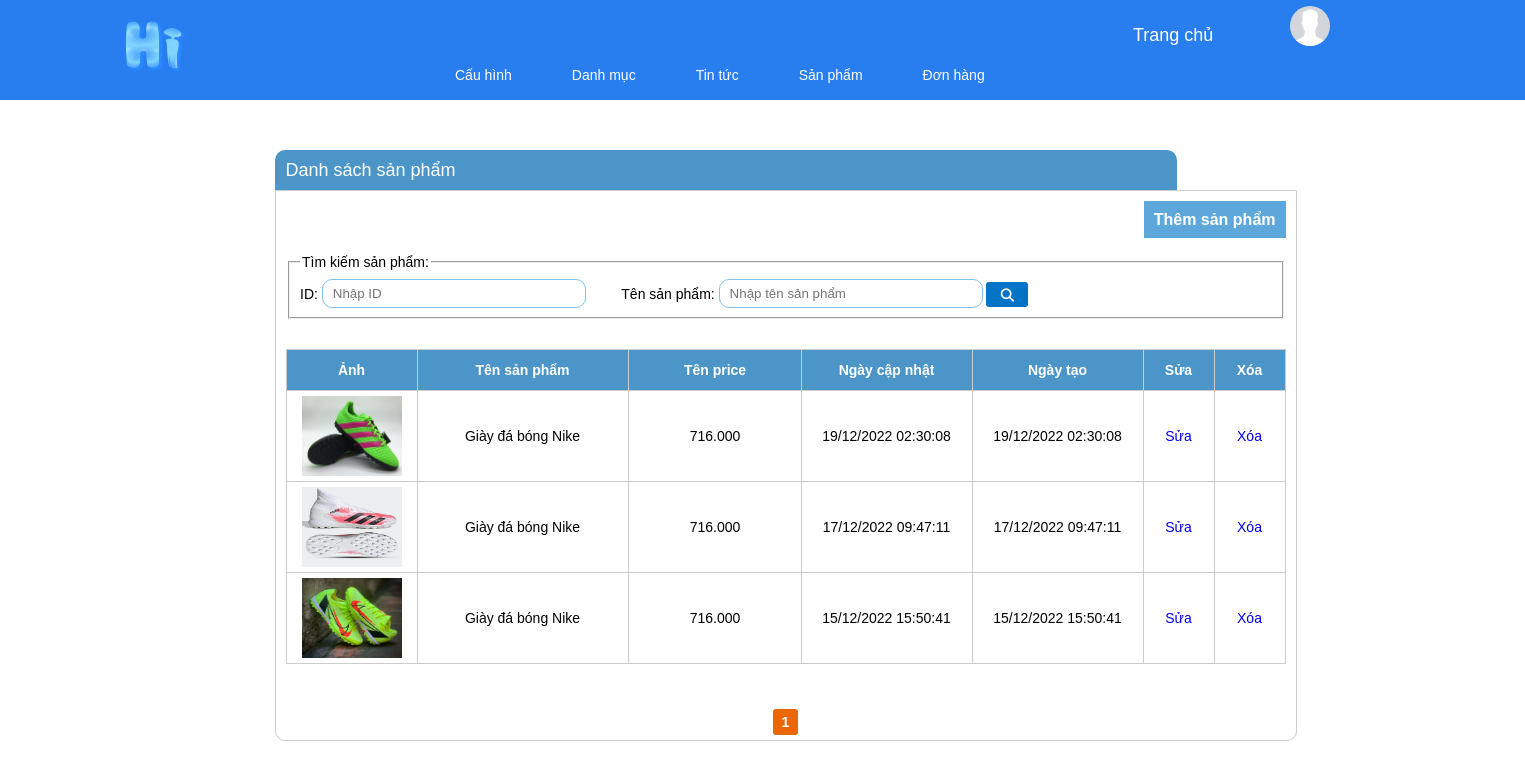
The app's page /admin/product_listing.php (signed in) with its own data.
### tables this page shows
CREATE TABLE `product` (
  `id` int(11) NOT NULL,
  `name` varchar(255) NOT NULL,
  `image` varchar(255) DEFAULT NULL,
  `price` float NOT NULL,
  `content` text NOT NULL,
  `created_time` int(11) NOT NULL,
  `last_updated` int(11) NOT NULL
);

### admin/product_listing.php (the view, shortened to what this page needs)
<?php
   include 'header.php';
   $config_name = "product";
   $config_price = "price";
   $config_title = "sản phẩm";
   if (!empty($_SESSION['current_user'])) {
       $item_per_page = (!empty($_GET['per_page'])) ? $_GET['per_page'] : 10;
       $current_page = (!empty($_GET['page'])) ? $_GET['page'] : 1;
       $offset = ($current_page - 1) * $item_per_page;
       if (!empty($where)) {
           $products = mysqli_query($con, "SELECT * FROM `product` where (" . $where . ") ORDER BY `id` DESC LIMIT " . $item_per_page . " OFFSET " . $offset);
       } else {
           $products = mysqli_query($con, "SELECT * FROM `product` ORDER BY `id` DESC LIMIT " . $item_per_page . " OFFSET " . $offset);
       }
   ?>
    <div class="main-content">
        <h1>Danh sách <?= $config_title ?></h1>
        <div class="listing-items">
            <div class="buttons">
                <a href="./<?= $config_name ?>_editing.php">Thêm <?= $config_title ?></a>
            </div>
            <div class="listing-search">
                <form id="<?= $config_name ?>-search-form" action="<?= $config_name ?>_listing.php?action=search" method="POST">
                    <fieldset>
                        <legend>Tìm kiếm <?= $config_title ?>:</legend>
                        ID: <input class="search" type="text" name="id" value="<?= !empty($id) ? $id : "" ?>" placeholder="Nhập ID" />&emsp; &emsp;
                        Tên <?= $config_title ?>: <input class="search" type="text" name="name" placeholder="Nhập tên sản phẩm" value="<?= !empty($name) ? $name : "" ?>" />
                        <button class="iconsearch "> <i class="fa-solid fa-magnifying-glass"></i></button>
                    </fieldset>
                </form>
            </div>
            <ul>
                <li class="listing-item-heading">
                    <div class="listing-prop listing-img">Ảnh</div>
                    <div class="listing-prop listing-name">Tên <?= $config_title ?></div>
                    <div class="listing-prop listing-price">Tên <?= $config_price ?></div>
                    <div class="listing-prop listing-button">
                        Xóa
                    </div>
                    <div class="listing-prop listing-button">
                        Sửa
                    </div>
                    <div class="listing-prop listing-time">Ngày tạo</div>
                    <div class="listing-prop listing-time">Ngày cập nhật</div>
                </li>
                <?php
                   while ($row = mysqli_fetch_array($products)) {
                   ?>
                    <li>
                        <div class="listing-prop listing-img"><img src="../<?= $row['image'] ?>" alt="<?= $row['name'] ?>" title="<?= $row['name'] ?>" /></div>
                        <div class="listing-prop listing-name"><?= $row['name'] ?></div>
                        <div class="listing-prop listing-price"><?= number_format($row['price'], 0, ",", ".") ?></div>
                        <div class="listing-prop listing-button">
                            <a onclick="return del(<?php echo $rows['name'] ?>)" href="./<?= $config_name ?>_delete.php?id=<?= $row['id'] ?>">Xóa</a>
                        </div>
                        <div class="listing-prop listing-button">
                            <a href="./<?= $config_name ?>_editing.php?id=<?= $row['id'] ?>">Sửa</a>
                        </div>
                        <div class="listing-prop listing-time"><?= date('d/m/Y H:i:s', $row['last_updated']) ?></div>
                        <div class="listing-prop listing-time"><?= date('d/m/Y H:i:s', $row['created_time']) ?></div>
                    </li>
                <?php } ?>
            </ul>
            <?php
               include './page.php';
               ?>
        </div>
    </div>
<?php
   }

### css/admin_style.css (style rules this page uses)
body { font-family: arial; padding: 0; margin: 0; font-size: 14px; }
h1 { text-align: center; }
.listing-items { min-width: 1000px; padding: 10px; border: 1px solid #ccc; border-radius: 0 0 10px 10px; }
.listing-items ul { padding: 0; margin: 0; }
.listing-prop { float: right; border-left: 1px solid #ccc; line-height: 90px; padding: 0 10px; }
.listing-img { width: 110px; height: 90px; float: left; }
.listing-img img { width: 100px; padding: 5px; height: 80px; }
.listing-name { padding-left: 10px; border-right: 0; float: left; width: 190px; text-align: center; }
.listing-price { padding-left: 11px; border-right: 0; float: left; width: 151px; text-align: center; }
.listing-button { float: right; border-left: 1px solid #ccc; border-right: 0; padding: 0 10px; width: 50px; text-align: center; }
.listing-items ul li { list-style: none; border: 1px solid #ccc; border-top: 0; border-left: 0; }
.listing-items ul li:first-child { border-top: 1px solid #ccc; }
.listing-time { width: 150px; text-align: center; }
.listing-item-heading { text-align: center; font-weight: bold; }
.listing-item-heading .listing-prop { height: 40px; line-height: 40px; background: #4c95c9; color: #fff; }
.buttons { text-align: right; font-weight: bold; font-size: 16px; margin-bottom: 15px; line-height: 38px; }
.buttons a { color: #fff; padding: 10px; background: #5da7db; }
a { text-decoration: none; }
.main-content { position: absolute; left: 18%; float: left; width: 900px; }
.main-content h1 { width: 880px; margin: 0; text-align: left; background: #4c95c9; color: #fff; font-size: 18px; font-weight: normal; line-height: 40px; border-radius: 10px 10px 0 0; padding: 0 11px; }
.listing-search { margin-bottom: 30px; }
.iconsearch { color: white; border-radius: 3px; margin-top: 5px; width: 42px; transform: translate(0px, 2px); background: #0374c5; padding-top: 4px; border-style: none; text-align: center; height: 25px; cursor: pointer; }
.search { height: 25px; width: 250px; padding-left: 10px; border-radius: 10px; outline: 0; border-style: none; border: 1px solid #82c3ec; }

### admin/header.php (style rules this page uses)
li { list-style: none; }
a { text-decoration: none; }

### records on screen
product: image (picture), name "Giày đá bóng Nike", price "716.000", last_updated "19/12/2022 02:30:08", created_time "19/12/2022 02:30:08"
product: image (picture), name "Giày đá bóng Nike", price "716.000", last_updated "17/12/2022 09:47:11", created_time "17/12/2022 09:47:11"
product: image (picture), name "Giày đá bóng Nike", price "716.000", last_updated "15/12/2022 15:50:41", created_time "15/12/2022 15:50:41"

### other values on screen
$config_title "sản phẩm"
$config_price "price"
